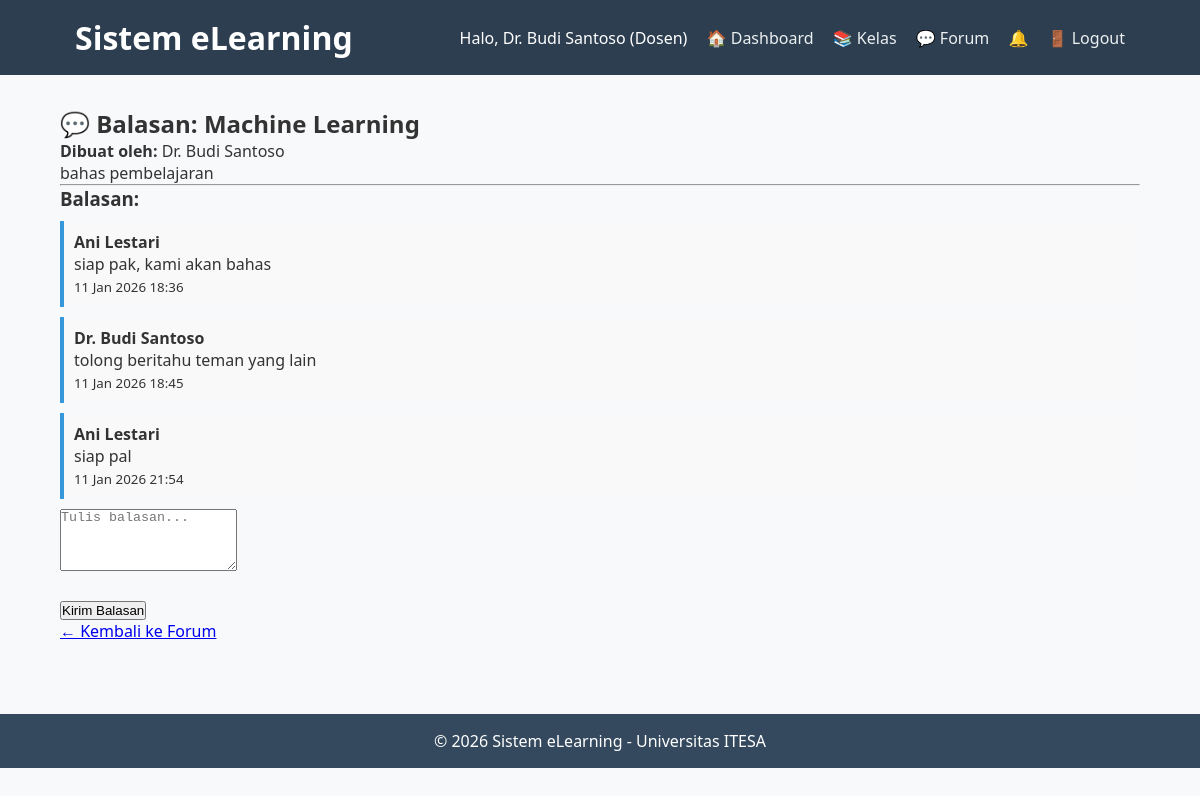
The page /dosen/forum/view_replies.php?thread_id=1 (signed in) on the database its author committed.
### tables this page shows
CREATE TABLE `profiles` (
  `id_user` int(11) NOT NULL,
  `nim_nidn` varchar(20) DEFAULT NULL,
  `foto` varchar(255) DEFAULT NULL,
  `alamat` text DEFAULT NULL,
  `fakultas` varchar(100) DEFAULT NULL,
  `prodi` varchar(100) DEFAULT NULL
);

CREATE TABLE `users` (
  `id` int(11) NOT NULL,
  `username` varchar(50) NOT NULL,
  `password` varchar(255) NOT NULL,
  `nama_lengkap` varchar(100) NOT NULL,
  `email` varchar(100) NOT NULL,
  `role` enum('admin','dosen','mahasiswa') NOT NULL
);

CREATE TABLE `forum_threads` (
  `id` int(11) NOT NULL,
  `id_class` int(11) NOT NULL,
  `id_user` int(11) NOT NULL,
  `judul` varchar(150) NOT NULL,
  `isi` text NOT NULL,
  `created_at` datetime DEFAULT current_timestamp()
);

CREATE TABLE `forum_replies` (
  `id` int(11) NOT NULL,
  `id_thread` int(11) NOT NULL,
  `id_user` int(11) NOT NULL,
  `isi_komentar` text NOT NULL,
  `created_at` datetime DEFAULT current_timestamp()
);

### includes/functions.php (called while the page is built, shortened)
<?php
if (!function_exists('get_user_info')) {
    function get_user_info($pdo, $user_id) {
        $stmt = $pdo->prepare("SELECT u.*, p.nim_nidn, p.foto FROM users u LEFT JOIN profiles p ON u.id = p.id_user WHERE u.id = ?");
        $stmt->execute([$user_id]);
        return $stmt->fetch(PDO::FETCH_ASSOC);
    }
}
?>

### dosen/forum/view_replies.php (the view, shortened to what this page needs)
<?php
require_once '../../includes/header.php';
require_once '../../includes/functions.php';
$thread_id = $_GET['thread_id'] ?? 0;
$stmt = $pdo->prepare("
    SELECT t.*, u.nama_lengkap AS pembuat
    FROM forum_threads t
    JOIN users u ON t.id_user = u.id
    WHERE t.id = ?
");
$stmt->execute([$thread_id]);
$thread = $stmt->fetch();
$replies = $pdo->prepare("
    SELECT r.*, u.nama_lengkap
    FROM forum_replies r
    JOIN users u ON r.id_user = u.id
    WHERE r.id_thread = ?
    ORDER BY r.created_at ASC
");
$replies->execute([$thread_id]);
$stmt = $pdo->prepare("SELECT id_class FROM forum_threads WHERE id = ?");
$stmt->execute([$thread_id]);
$class_id = $stmt->fetchColumn();
?>
<h2>💬 Balasan: <?= htmlspecialchars($thread['judul']) ?></h2>
<p><strong>Dibuat oleh:</strong> <?= htmlspecialchars($thread['pembuat']) ?></p>
<p><?= nl2br(htmlspecialchars($thread['isi'])) ?></p>
<hr>
<?php if ($replies->rowCount() > 0): ?>
    <h3>Balasan:</h3>
    <?php while ($r = $replies->fetch()): ?>
    <div style="margin:10px 0; padding:10px; background:#f9f9f9; border-left:4px solid #3498db;">
        <strong><?= htmlspecialchars($r['nama_lengkap']) ?></strong>
        <p><?= nl2br(htmlspecialchars($r['isi_komentar'])) ?></p>
        <small><?= date('d M Y H:i', strtotime($r['created_at'])) ?></small>
    </div>
    <?php endwhile; ?>
<?php else: ?>
    <p>Belum ada balasan.</p>
<?php endif; ?>
<form method="post" action="post_reply.php">
    <textarea name="isi_komentar" rows="4" placeholder="Tulis balasan..." required></textarea><br><br>
    <button type="submit">Kirim Balasan</button>
</form>
<a href="view_forum.php?id=<?= $class_id ?>">← Kembali ke Forum</a>
<?php include '../../includes/footer.php'; ?>

### includes/header.php (shortened to what this page needs)
<?php
require_once __DIR__ . '/auth.php';
$user = get_user_info($pdo, $_SESSION['user_id']);
$notif_count = 0;
if (is_logged_in()) {
    $stmt = $pdo->prepare("SELECT COUNT(*) FROM notifications WHERE id_user = ? AND is_read = 0");
    $stmt->execute([$_SESSION['user_id']]);
    $notif_count = $stmt->fetchColumn();
}
?>
<!DOCTYPE html>
<html lang="id">
<head>
    <link rel="stylesheet" href="/elearning/assets/css/style.css">
</head>
<body>
    <header>
        <div class="container">
            <h1>Sistem eLearning</h1>
            <nav>
                <span>Halo, <?= htmlspecialchars($user['nama_lengkap']) ?> (<?= ucfirst($user['role']) ?>)</span>
                <?php if ($_SESSION['role'] === 'dosen'): ?>
                    <a href="/elearning/dosen/dashboard.php">🏠 Dashboard</a>
                    <a href="/elearning/dosen/manage_class.php?id=1">📚 Kelas</a>
                    <a href="/elearning/dosen/forum/view_forum.php?id=1">💬 Forum</a>
                <?php endif; ?>
                <?php if ($notif_count > 0): ?>
                    <a href="/elearning/notifications.php" style="color:red;">🔔 (<?= $notif_count ?>)</a>
                <?php else: ?>
                    <a href="/elearning/notifications.php">🔔</a>
                <?php endif; ?>
                <a href="/elearning/logout.php">🚪 Logout</a>
            </nav>
        </div>
    </header>
    <div class="container main-content">

### assets/css/style.css (style rules this page uses)
* { margin: 0; padding: 0; box-sizing: border-box; }
body { font-family: 'Segoe UI', Tahoma, Geneva, Verdana, sans-serif; background: #f8f9fa; color: #333; }
.container { width: 90%; max-width: 1200px; margin: 0 auto; padding: 0 15px; }
header { background: #2c3e50; color: white; padding: 1rem 0; }
header .container { display: flex; justify-content: space-between; align-items: center; }
header nav a { color: #ecf0f1; text-decoration: none; margin-left: 15px; }
.main-content { padding: 2rem 0; }

### rows shown on the page
profiles: id_user.nama_lengkap "Dr. Budi Santoso", id_user.role "Dosen"
forum_threads: judul "Machine Learning", id_user.nama_lengkap "Dr. Budi Santoso", isi "bahas pembelajaran"
forum_replies: id_user.nama_lengkap "Ani Lestari", isi_komentar "siap pak, kami akan bahas", created_at "11 Jan 2026 18:36"
forum_replies: id_user.nama_lengkap "Dr. Budi Santoso", isi_komentar "tolong beritahu teman yang lain", created_at "11 Jan 2026 18:45"
forum_replies: id_user.nama_lengkap "Ani Lestari", isi_komentar "siap pal", created_at "11 Jan 2026 21:54"
